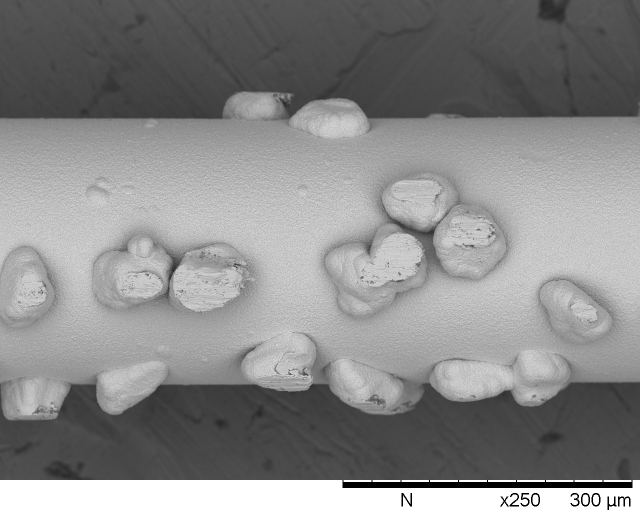
#> input picture images/fio_2.1.tif, 1280 x 1040 px, found by its file name (shown at 1/2 size)
$ python convex_hull.py
#> lines starting #> are read from the running program, lines starting #| are printed output that depends on the picture; after the words box and inside, x2 and y2 are one past the last pixel; in counts of white or black regions, pixels touching at a corner belong together
import numpy as np
import cv2

imgBig = cv2.imread('fio_2.1.tif',0)
#> imgBig is the input picture: shape (1040, 1280); min 0, max 255, mean 137.9

scale_percent = 50  # percent of original size
w = int(imgBig.shape[1] * scale_percent / 100)
#> w = 640
h = int(imgBig.shape[0] * scale_percent / 100)
#> h = 520
dim = (w, h)
#> dim = (640, 520)

# resize image
imgResized = cv2.resize(imgBig, dim, interpolation=cv2.INTER_AREA)
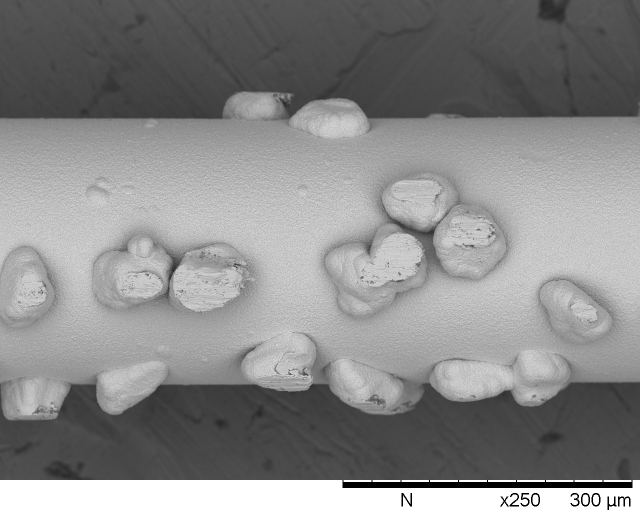
#> imgResized: shape (520, 640); min 0, max 255, mean 138

# crop image
y = 60
x = 0
img = imgResized[(y):(h-y),x:w]
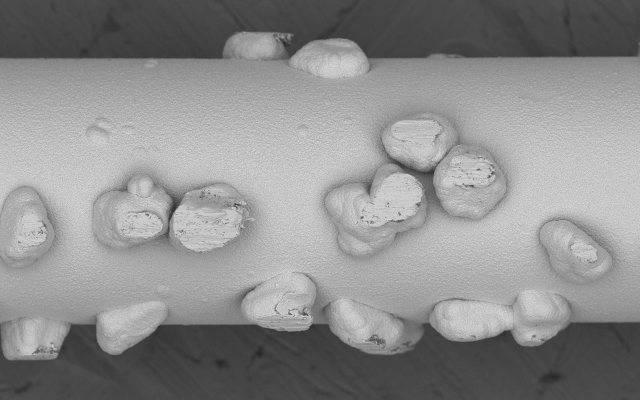
#> img: shape (400, 640); min 38, max 218, mean 140.7
img_copy = img.copy()


median_blur = cv2.medianBlur(img, 3)
#combinações testadas(55,94) (110,212)(160,212)(90,211)
edges = cv2.Canny(median_blur, 90, 212)
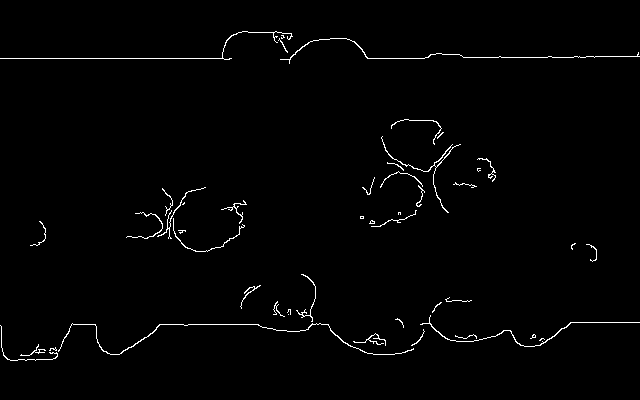
#> edges: shape (400, 640); 1.3% white in thin lines or dots, all inside (x1, y1, x2, y2) = (0, 31, 640, 361)

kernel = np.ones((3,3), np.uint8)/9

dilation = cv2.dilate(edges, kernel, iterations = 1)
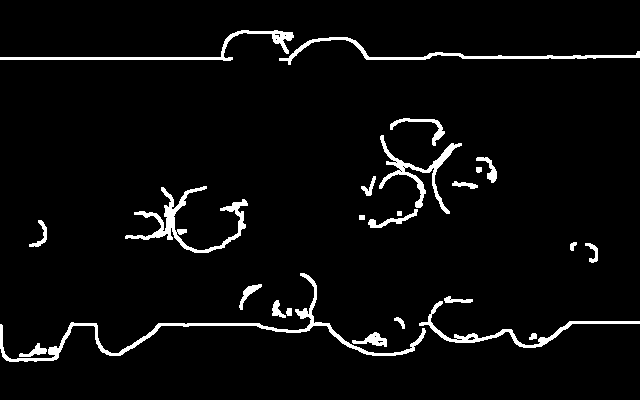
#> dilation: shape (400, 640); 4.2% white; 25 white regions
#erosion = cv2.erode(dilation, kernel, iterations = 1)


contours, hierarchy = cv2.findContours(dilation, cv2.RETR_EXTERNAL, cv2.CHAIN_APPROX_SIMPLE)
#> contours = 25 contours, 1 with area under 20; largest, box (x1, y1, x2, y2) and area: (0, 273, 426, 362) 1662, (125, 186, 248, 253) 1204, (379, 135, 462, 214) 894, (279, 37, 640, 65) 891, (0, 30, 294, 61) 862
cv2.drawContours(img_copy, contours, -1, (0,255,0), 3)
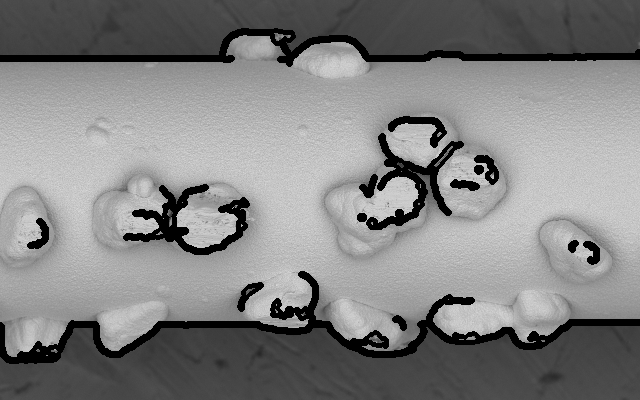
#> img_copy: shape (400, 640); 8.11% of pixels changed, all inside (x1, y1, x2, y2) = (0, 28, 640, 364)

biggest_contour = max(contours, key = cv2.contourArea)
#> biggest_contour = contour of 408 points, box (x1, y1, x2, y2) (0, 273, 426, 362), area 1662
img_copy2 = img.copy()
cv2.drawContours(img_copy2, biggest_contour, -1, (0,255,0), 4)
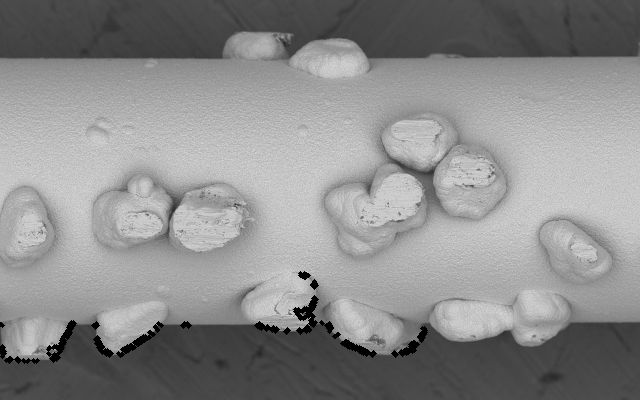
#> img_copy2: shape (400, 640); 1.03% of pixels changed, all inside (x1, y1, x2, y2) = (0, 271, 428, 364)


print("Number of Contours found = " + str(len(contours)))
#| Number of Contours found = 25


cv2.imshow('Original', img)
cv2.imshow('Median Blur', median_blur)
cv2.imshow('Dilation', dilation)
# cv2.imshow('Erosion', erosion)
cv2.imshow('Canny Edge Detection', edges)
cv2.imshow('Contours', img_copy)
cv2.imshow('Biggest', img_copy2)
cv2.waitKey(0)
cv2.destroyAllWindows()

$ run again, with images/fio_2.8.tif copied over images/fio_2.1.tif
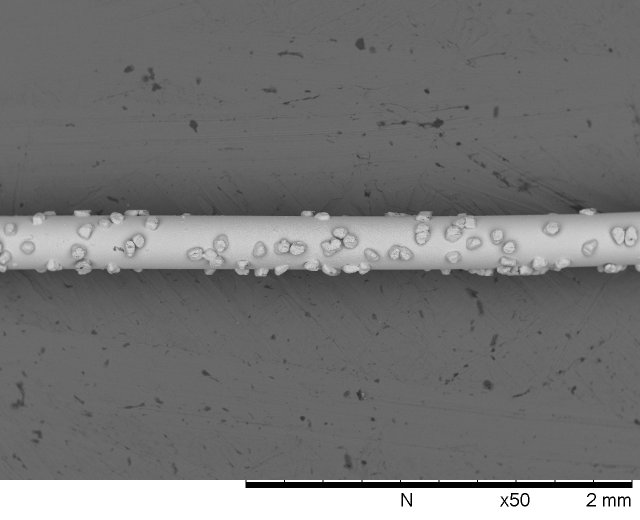
#> input picture images/fio_2.8.tif, 1280 x 1040 px, found by its file name (shown at 1/2 size)
#> imgBig is the input picture: shape (1040, 1280); min 0, max 255, mean 117.4
#> `edges = cv2.Canny(median_blur, 90, 212)`:
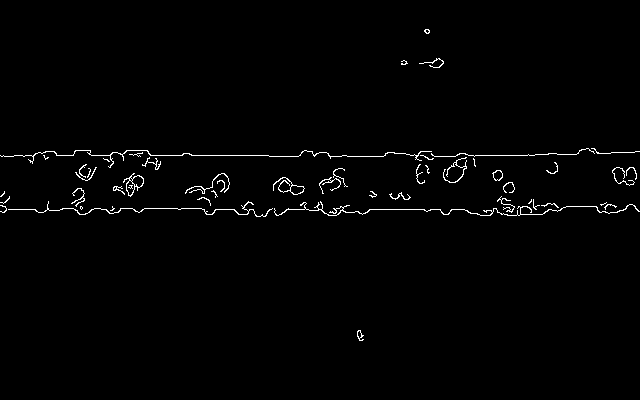
#> edges: shape (400, 640); 1.3% white in thin lines or dots, all inside (x1, y1, x2, y2) = (0, 29, 640, 341)
#> dilation: shape (400, 640); 4% white; 21 white regions
#> contours = 21 contours; largest, box (x1, y1, x2, y2) and area: (0, 187, 640, 218) 3044, (0, 147, 640, 184) 2587, (184, 172, 231, 199) 428, (112, 172, 145, 198) 423, (611, 166, 638, 187) 412
#> img_copy: shape (400, 640); min 0, max 209, mean 100
#> biggest_contour = contour of 571 points, box (x1, y1, x2, y2) (0, 187, 640, 218), area 3044
#> `cv2.drawContours(img_copy2, biggest_contour, -1, (0,255,0), 4)`:
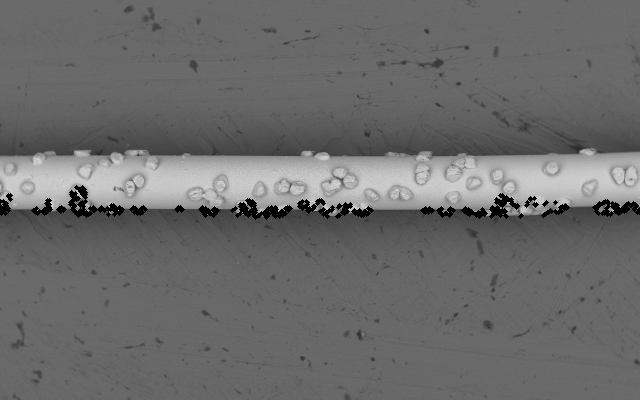
#> img_copy2: shape (400, 640); min 0, max 210, mean 107.1
#| Number of Contours found = 21

$ run again, with images/Fio1_180x.1.tif copied over images/fio_2.1.tif
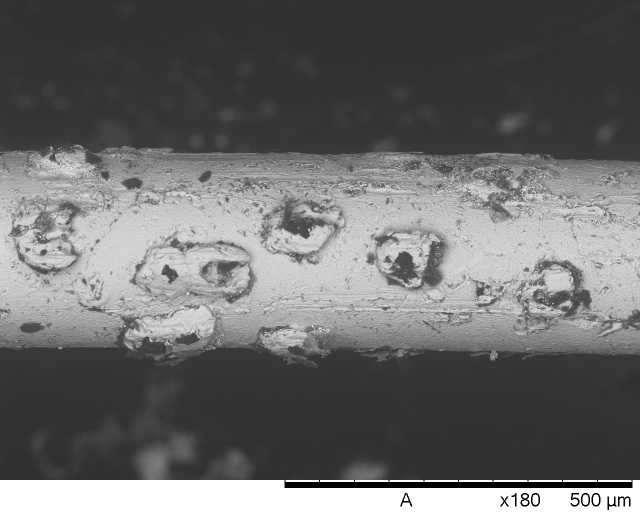
#> input picture images/Fio1_180x.1.tif, 1280 x 1040 px, found by its file name (shown at 1/2 size)
#> imgBig is the input picture: shape (1040, 1280); min 0, max 255, mean 108.3
#> `edges = cv2.Canny(median_blur, 90, 212)`:
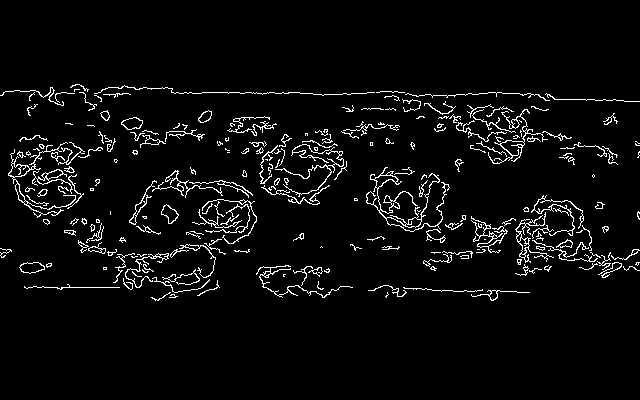
#> edges: shape (400, 640); 4.5% white in thin lines or dots, all inside (x1, y1, x2, y2) = (0, 84, 640, 301)
#> dilation: shape (400, 640); 14% white; 72 white regions (2 under 20 px)
#> contours = 70 contours, 6 with area under 20; largest, box (x1, y1, x2, y2) and area: (77, 169, 258, 302) 7896, (514, 194, 640, 279) 4797, (7, 141, 104, 219) 4244, (248, 128, 348, 206) 3896, (423, 100, 573, 165) 3520
#> img_copy: shape (400, 640); min 0, max 234, mean 84.8
#> biggest_contour = contour of 625 points, box (x1, y1, x2, y2) (77, 169, 258, 302), area 7896
#> `cv2.drawContours(img_copy2, biggest_contour, -1, (0,255,0), 4)`:
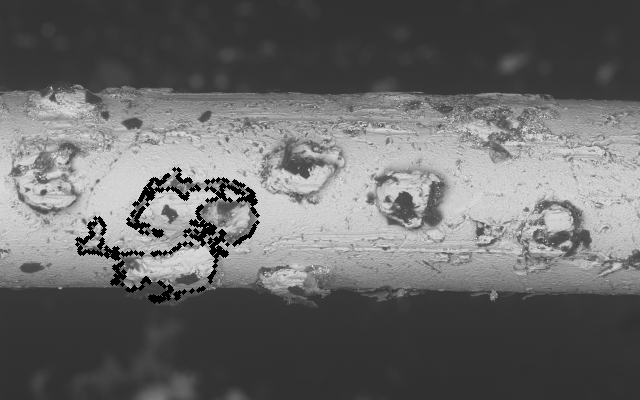
#> img_copy2: shape (400, 640); min 0, max 237, mean 105
#| Number of Contours found = 70
